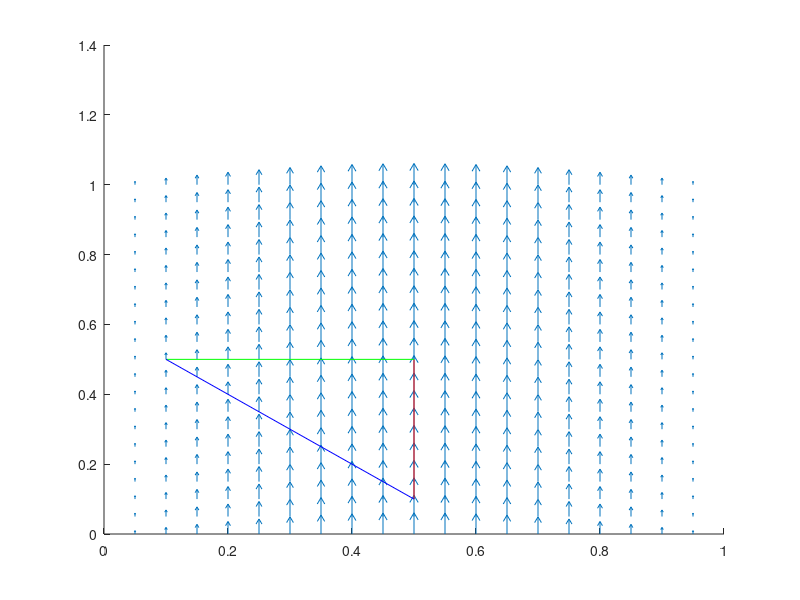
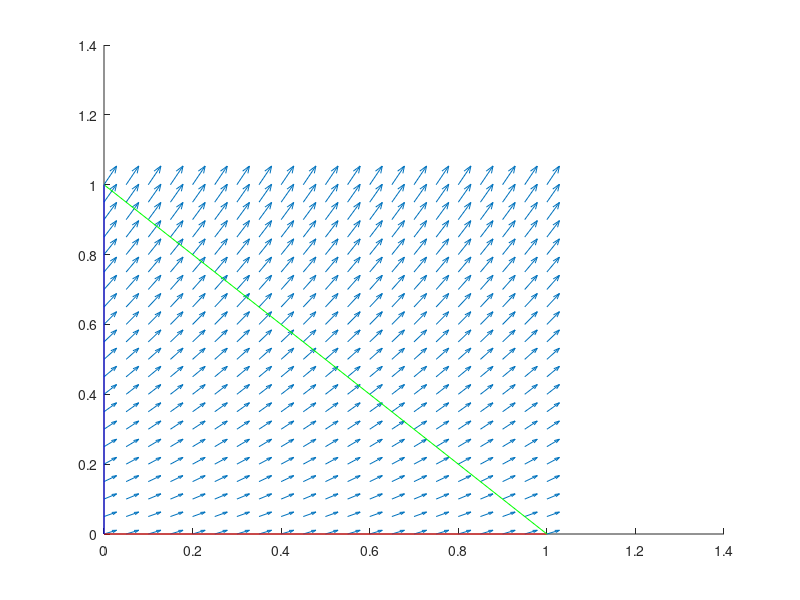

Here is the MATLAB script that generated these plots, in order:
clc
clear
figure(2)
figure(1)
clf(1)
clf(2)
%close all
% physical triangle
%Ph_triangle = rand(3,2);
Ph_triangle = [0.5, 0.1; 0.5, 0.5; 0.1, 0.5];
Ref_triangle = [0, 0; 1, 0; 0, 1];

xyz = [Ph_triangle'; 0,0,0];

ug{1} = [-1 -1]';
ug{2} = [+1 0]';
ug{3} = [0 +1]';


jac = zeros(3);
for iIdx = 1:3
    jac = jac ...
        + [xyz(1,iIdx)*ug{iIdx}', 0; ...
           xyz(2,iIdx)*ug{iIdx}', 0; ...
           xyz(3,iIdx)*ug{iIdx}', 1]';
end


for i = 1:3
    x = Ph_triangle(1,1) + (Ph_triangle(2,1)-Ph_triangle(1,1))*Ref_triangle(i,1)+(Ph_triangle(3,1)-Ph_triangle(1,1))*Ref_triangle(i,2);
    y = Ph_triangle(1,2) + (Ph_triangle(2,2)-Ph_triangle(1,2))*Ref_triangle(i,1)+(Ph_triangle(3,2)-Ph_triangle(1,2))*Ref_triangle(i,2);
    sol_triangle(i,:) =  [x,y];
end

%grid
figure(1)
hold on
[x_grid, y_grid] =  meshgrid((0:0.05:1),(0:0.05:1));
u_inc = sin((pi*x_grid/1));

quiver(x_grid,y_grid,zeros(length(x_grid),length(y_grid)), u_inc);


plot([sol_triangle(1,1), sol_triangle(2,1)],[sol_triangle(1,2), sol_triangle(2,2)],'r')
plot([sol_triangle(2,1), sol_triangle(3,1)],[sol_triangle(2,2), sol_triangle(3,2)],'g')
plot([sol_triangle(3,1), sol_triangle(1,1)],[sol_triangle(3,2), sol_triangle(1,2)],'b')

figure(2)
hold on
[u_grid, v_grid] =  meshgrid((0:0.05:1),(0:0.05:1));
trix = Ph_triangle(:,1);
triy = Ph_triangle(:,2);
u_inc_u = (triy(1)+(triy(2)-triy(1))*v_grid)* sin((pi*(trix(1)+(trix(2)-trix(1))*u_grid+(trix(3)-trix(1))*v_grid )/1));
u_inc_v = (triy(1)+(triy(3)-triy(1))*u_grid)* sin((pi*(trix(1)+(trix(2)-trix(1))*u_grid+(trix(3)-trix(1))*v_grid )/1));

quiver(u_grid,v_grid,u_inc_v,u_inc_u);

plot([Ref_triangle(1,1), Ref_triangle(2,1)],[Ref_triangle(1,2), Ref_triangle(2,2)],'r')
plot([Ref_triangle(2,1), Ref_triangle(3,1)],[Ref_triangle(2,2), Ref_triangle(3,2)],'g')
plot([Ref_triangle(3,1), Ref_triangle(1,1)],[Ref_triangle(3,2), Ref_triangle(1,2)],'b')
